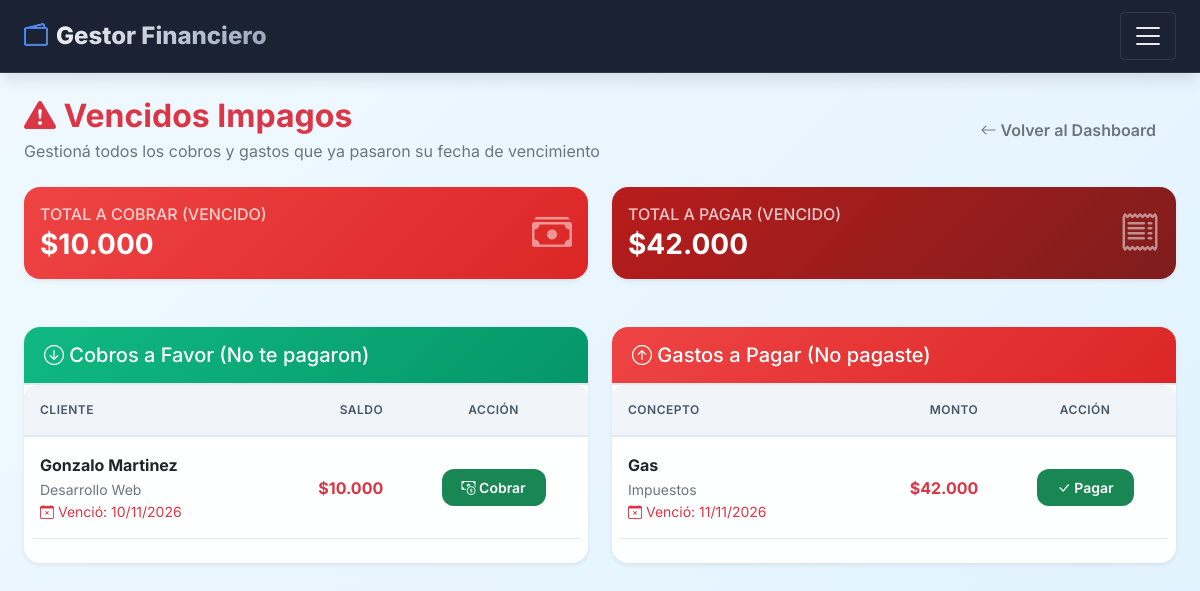
The page /vencidos/ (signed in) on the database its author committed.
### finances/models.py (models this page shows, shortened)
class Cobro(models.Model):
    ESTADO_CHOICES = [
        ('pendiente', 'Pendiente'),
        ('pagado', 'Pagado'),
        ('parcial', 'Pago Parcial'),
        ('vencido', 'Vencido'),
        ('cancelado', 'Cancelado'),
    ]
    FORMA_PAGO_CHOICES = [
        ('transferencia', 'Transferencia'),
        ('efectivo', 'Efectivo'),
        ('cheque', 'Cheque'),
        ('debito_automatico', 'Débito Automático'),
        ('otro', 'Otro'),
    ]
    PERIODICIDAD_CHOICES = [
        ('unico', 'Único'),
        ('semanal', 'Semanal'),
        ('quincenal', 'Quincenal'),
        ('mensual', 'Mensual'),
        ('bimestral', 'Bimestral'),
        ('trimestral', 'Trimestral'),
        ('semestral', 'Semestral'),
        ('anual', 'Anual'),
    ]
    usuario = models.ForeignKey(User, on_delete=models.CASCADE, null=True, blank=True)
    nombre_cliente = models.CharField(max_length=200, verbose_name='Cliente/Empresa')
    cliente = models.ForeignKey(
        Cliente, on_delete=models.SET_NULL, null=True, blank=True,
        verbose_name='Cliente (opcional)', related_name='cobros'
    )
    sistema = models.CharField(max_length=200, blank=True, verbose_name='Sistema',
                               help_text='Ej: Sistema de Concesionaria')
    plan = models.CharField(max_length=100, blank=True, verbose_name='Plan',
                            help_text='Ej: Básico, Premium')
    monto_total = models.DecimalField(max_digits=12, decimal_places=2, verbose_name='Monto a cobrar')
    monto_pagado = models.DecimalField(max_digits=12, decimal_places=2, default=0, verbose_name='Monto pagado')
    saldo = models.DecimalField(max_digits=12, decimal_places=2, default=0, verbose_name='Saldo pendiente')
    fecha_emision = models.DateField(default=timezone.now, verbose_name='Fecha de emisión')
    fecha_vencimiento = models.DateField(null=True, blank=True, verbose_name='Fecha de vencimiento', db_index=True)
    fecha_pago = models.DateField(null=True, blank=True, verbose_name='Fecha de pago')
    estado = models.CharField(
        max_length=15, choices=ESTADO_CHOICES,
        default='pendiente', db_index=True
    )
    forma_pago = models.CharField(max_length=20, choices=FORMA_PAGO_CHOICES, default='transferencia')
    comprobante = models.FileField(
        upload_to='comprobantes/%Y/%m/', null=True, blank=True,
        verbose_name='Comprobante'
    )
    es_recurrente = models.BooleanField(default=True, verbose_name='Es recurrente')
    periodicidad = models.CharField(max_length=20, choices=PERIODICIDAD_CHOICES, default='mensual')
    observaciones = models.TextField(blank=True)
    creado = models.DateTimeField(auto_now_add=True)
    actualizado = models.DateTimeField(auto_now=True)
    meses_a_generar = models.IntegerField(
        default=1, verbose_name='Meses a generar',
        help_text='Cantidad de meses a generar por adelantado'
    )
    ajuste_precio_cada = models.IntegerField(
        default=0, verbose_name='Ajuste de precio cada N meses',
        help_text='0 = sin ajuste, 3 = cada 3 meses'
    )
    porcentaje_ajuste = models.DecimalField(
        max_digits=5, decimal_places=2, default=0,
        verbose_name='% de ajuste',
        help_text='Porcentaje de aumento (ej: 10 para 10%)'
    )
    concepto = models.CharField(max_length=200, blank=True, verbose_name='Concepto',
                               help_text='Ej: Desarrollo Web, Consultoría, Alquiler')
    detalle = models.CharField(max_length=100, blank=True, verbose_name='Detalle',
                            help_text='Ej: Pago mensual, Seña')
    class Meta:
        ordering = ['-fecha_vencimiento']
        verbose_name = 'Cobro'
        verbose_name_plural = 'Cobros'
        indexes = [                                      # ← NUEVO
            models.Index(fields=['usuario', 'estado']),
            models.Index(fields=['usuario', 'fecha_vencimiento']),
            models.Index(fields=['usuario', 'cliente']),
        ]

class Gasto(models.Model):
    FORMA_PAGO_CHOICES = [
        ('efectivo', 'Efectivo'),
        ('transferencia', 'Transferencia'),
        ('tarjeta_credito', 'Tarjeta de Crédito'),
        ('tarjeta_debito', 'Tarjeta de Débito'),
        ('debito_automatico', 'Débito Automático'),
        ('cheque', 'Cheque'),
        ('otro', 'Otro'),
    ]
    ESTADO_CHOICES = [
        ('pendiente', 'Pendiente'),
        ('pagado', 'Pagado'),
        ('vencido', 'Vencido'),
        ('cancelado', 'Cancelado'),
    ]
    PERIODICIDAD_CHOICES = [
        ('unico', 'Único'),
        ('mensual', 'Mensual'),
        ('bimestral', 'Bimestral'),
        ('trimestral', 'Trimestral'),
        ('semestral', 'Semestral'),
        ('anual', 'Anual'),
    ]
    TIPO_CHOICES = [
        ('fijo', 'Fijo'),
        ('servicio', 'Servicio'),
        ('impuesto', 'Impuesto'),
        ('variable', 'Variable'),
        ('otro', 'Otro'),
    ]
    usuario = models.ForeignKey(User, on_delete=models.CASCADE, null=True, blank=True)
    categoria = models.ForeignKey(Categoria, on_delete=models.PROTECT)
    nombre = models.CharField(max_length=200)
    descripcion = models.TextField(blank=True)
    monto = models.DecimalField(max_digits=12, decimal_places=2, null=True, blank=True)
    tipo_gasto = models.CharField(max_length=20, choices=TIPO_CHOICES, default='fijo')
    fecha = models.DateField(default=timezone.now, db_index=True)                    # ← NUEVO
    fecha_vencimiento = models.DateField(null=True, blank=True, db_index=True)       # ← NUEVO
    fecha_pago = models.DateField(null=True, blank=True)
    forma_pago = models.CharField(max_length=20, choices=FORMA_PAGO_CHOICES, default='efectivo')
    estado = models.CharField(
        max_length=15, choices=ESTADO_CHOICES,
        default='pendiente', db_index=True            # ← NUEVO
    )
    comprobante = models.FileField(upload_to='comprobantes/%Y/%m/', null=True, blank=True)
    es_recurrente = models.BooleanField(default=False)
    pago_automatico = models.BooleanField(default=False)
    periodicidad = models.CharField(max_length=20, choices=PERIODICIDAD_CHOICES, default='unico')
    meses_a_generar = models.IntegerField(default=1)
    observaciones = models.TextField(blank=True)
    creado = models.DateTimeField(auto_now_add=True)
    actualizado = models.DateTimeField(auto_now=True)
    class Meta:
        ordering = ['-fecha']
        verbose_name = 'Gasto'
        verbose_name_plural = 'Gastos'
        indexes = [                                      # ← NUEVO
            models.Index(fields=['usuario', 'estado']),
            models.Index(fields=['usuario', 'fecha']),
            models.Index(fields=['usuario', 'fecha_vencimiento']),
        ]

class Categoria(models.Model):
    TIPO_CHOICES = [
        ('ingreso', 'Ingreso'),
        ('gasto', 'Gasto'),
    ]
    usuario = models.ForeignKey(User, on_delete=models.CASCADE, null=True, blank=True)
    nombre = models.CharField(max_length=100)
    tipo = models.CharField(max_length=10, choices=TIPO_CHOICES)
    icono = models.CharField(max_length=50, blank=True)
    color = models.CharField(max_length=7, default='#3498db')
    activo = models.BooleanField(default=True)
    class Meta:
        ordering = ['nombre']
        verbose_name = 'Categoría'
        verbose_name_plural = 'Categorías'
        unique_together = ['usuario', 'nombre']
        indexes = [                                      # ← NUEVO
            models.Index(fields=['usuario', 'tipo', 'activo']),
        ]

### finances/views.py (the view)
# urls.py: path('vencidos/', views.vencidos_impagos, name='vencidos_impagos'),
@login_required
def vencidos_impagos(request):
    actualizar_estados(request)
    cobros_vencidos = Cobro.objects.filter(
        usuario=request.user, estado='vencido'
    ).select_related('cliente').order_by('fecha_vencimiento')
    gastos_vencidos = Gasto.objects.filter(
        usuario=request.user, estado='vencido'
    ).select_related('categoria').order_by('fecha_vencimiento')
    total_cobros = cobros_vencidos.aggregate(total=Sum('saldo'))['total'] or 0
    total_gastos = gastos_vencidos.aggregate(total=Sum('monto'))['total'] or 0
    return render(request, 'finances/vencidos.html', {
        'cobros_vencidos': cobros_vencidos,
        'gastos_vencidos': gastos_vencidos,
        'total_cobros': total_cobros,
        'total_gastos': total_gastos,
    })

### finances/templates/finances/vencidos.html (shortened to what this page needs)
{% extends 'finances/base.html' %}
{% load humanize %}
{% block content %}
<div class="d-flex justify-content-between align-items-center mb-4">
    <div>
        <h2 class="fw-bold mb-0 text-danger"><i class="bi bi-exclamation-triangle-fill"></i> Vencidos Impagos</h2>
        <p class="text-muted mt-1 mb-0">Gestioná todos los cobros y gastos que ya pasaron su fecha de vencimiento</p>
    </div>
    <a href="{% url 'dashboard' %}" class="btn btn-outline-secondary">
        <i class="bi bi-arrow-left"></i> Volver al Dashboard
    </a>
</div>
<div class="row g-4 mb-4">
    <div class="col-md-6">
        <div class="card border-0 shadow-sm text-white" style="background: linear-gradient(135deg, #ef4444, #dc2626);">
            <div class="card-body d-flex justify-content-between align-items-center">
                <div>
                    <h6 class="opacity-75 mb-1">TOTAL A COBRAR (VENCIDO)</h6>
                    <h3 class="mb-0 fw-bold">${{ total_cobros|floatformat:0|intcomma }}</h3>
                </div>
                <i class="bi bi-cash-stack fs-1 opacity-50"></i>
            </div>
        </div>
    </div>
    <div class="col-md-6">
        <div class="card border-0 shadow-sm text-white" style="background: linear-gradient(135deg, #b91c1c, #7f1d1d);">
            <div class="card-body d-flex justify-content-between align-items-center">
                <div>
                    <h6 class="opacity-75 mb-1">TOTAL A PAGAR (VENCIDO)</h6>
                    <h3 class="mb-0 fw-bold">${{ total_gastos|floatformat:0|intcomma }}</h3>
                </div>
                <i class="bi bi-receipt fs-1 opacity-50"></i>
            </div>
        </div>
    </div>
</div>
<div class="row g-4">
    <div class="col-lg-6">
        <div class="card border-0 shadow-sm h-100">
            <div class="card-header bg-success text-white py-3">
                <h5 class="mb-0"><i class="bi bi-arrow-down-circle"></i> Cobros a Favor (No te pagaron)</h5>
            </div>
            <div class="card-body p-0">
                <div class="table-responsive">
                    <table class="table table-hover align-middle mb-0">
                        <thead class="table-light">
                            <tr>
                                <th>Cliente</th>
                                <th class="text-end">Saldo</th>
                                <th class="text-center">Acción</th>
                            </tr>
                        </thead>
                        <tbody>
                            {% for cobro in cobros_vencidos %}
                            <tr>
                                <td>
                                    <div class="fw-bold">{{ cobro.nombre_cliente }}</div>
                                    <small class="text-muted">{{ cobro.concepto|default:"-" }}</small>
                                    <small class="d-block text-danger"><i class="bi bi-calendar-x"></i> Venció: {{ cobro.fecha_vencimiento|date:"d/m/Y" }}</small>
                                </td>
                                <td class="text-end text-danger fw-bold">${{ cobro.saldo|floatformat:0|intcomma }}</td>
                                <td class="text-center">
                                    <a href="{% url 'registrar_pago' cobro.id %}" class="btn btn-sm btn-success" title="Registrar Pago">
                                        <i class="bi bi-cash-coin"></i> Cobrar
                                    </a>
                                </td>
                            </tr>
                            {% endfor %}
                        </tbody>
                    </table>
                </div>
            </div>
        </div>
    </div>
    <div class="col-lg-6">
        <div class="card border-0 shadow-sm h-100">
            <div class="card-header bg-danger text-white py-3">
                <h5 class="mb-0"><i class="bi bi-arrow-up-circle"></i> Gastos a Pagar (No pagaste)</h5>
            </div>
            <div class="card-body p-0">
                <div class="table-responsive">
                    <table class="table table-hover align-middle mb-0">
                        <thead class="table-light">
                            <tr>
                                <th>Concepto</th>
                                <th class="text-end">Monto</th>
                                <th class="text-center">Acción</th>
                            </tr>
                        </thead>
                        <tbody>
                            {% for gasto in gastos_vencidos %}
                            <tr>
                                <td>
                                    <div class="fw-bold">{{ gasto.nombre }}</div>
                                    <small class="text-muted">{{ gasto.categoria.nombre }}</small>
                                    <small class="d-block text-danger"><i class="bi bi-calendar-x"></i> Venció: {{ gasto.fecha_vencimiento|date:"d/m/Y" }}</small>
                                </td>
                                <td class="text-end text-danger fw-bold">${{ gasto.monto|floatformat:0|intcomma }}</td>
                                <td class="text-center">
                                    <a href="{% url 'pagar_gasto' gasto.id %}" class="btn btn-sm btn-success" title="Marcar como Pagado">
                                        <i class="bi bi-check-lg"></i> Pagar
                                    </a>
                                </td>
                            </tr>
                            {% endfor %}
                        </tbody>
                    </table>
                </div>
            </div>
        </div>
    </div>
</div>
{% endblock %}

### rows shown on the page
Cobro: nombre_cliente "Gonzalo Martinez", concepto "Desarrollo Web", fecha_vencimiento "10/11/2026", saldo "10.000"
Gasto: nombre "Gas", categoria.nombre "Impuestos", fecha_vencimiento "11/11/2026", monto "42.000"

### other values the page prints
{{ total_cobros|floatformat:0|intcomma }} "10.000"
{{ total_gastos|floatformat:0|intcomma }} "42.000"
